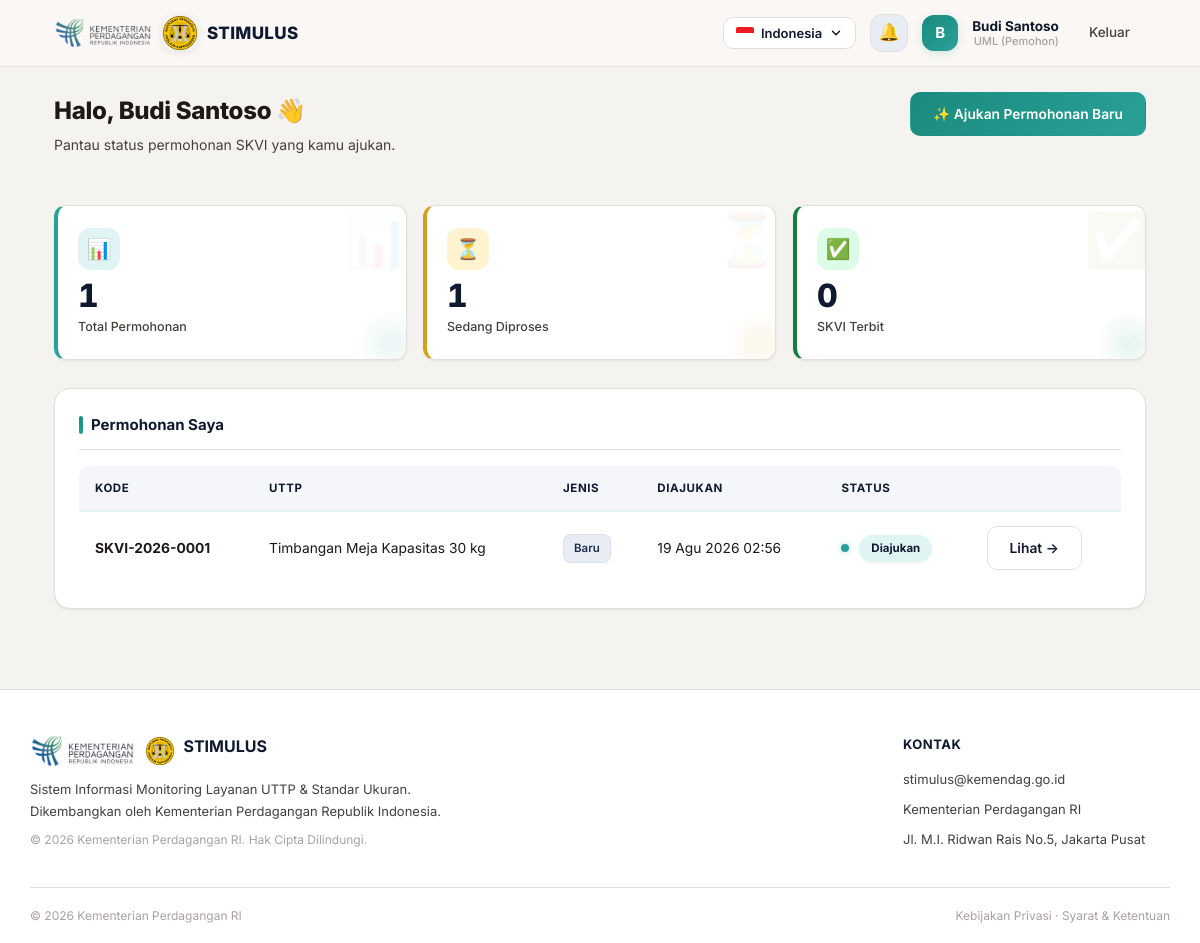
/dashboard.php (signed in), run on the app's committed database.
### tables this page shows
CREATE TABLE permohonan (
    id INT AUTO_INCREMENT PRIMARY KEY,
    kode_permohonan VARCHAR(30) NOT NULL UNIQUE,
    uml_id INT NOT NULL,
    jenis_permohonan ENUM('baru','tambah','kurang') NOT NULL,
    nama_uttp VARCHAR(180) NOT NULL,
    deskripsi TEXT,
    file_permohonan VARCHAR(255) DEFAULT NULL,

    status VARCHAR(40) NOT NULL DEFAULT 'diajukan',
     
     
     
     

    catatan_koordinator TEXT,
    catatan_verifikator TEXT,
    jadwal_zoom DATETIME DEFAULT NULL,
    hasil_penilaian TEXT,
    file_draft_skvi VARCHAR(255) DEFAULT NULL,

    nomor_skvi VARCHAR(60) DEFAULT NULL,
    file_skvi_final VARCHAR(255) DEFAULT NULL,

    created_at TIMESTAMP DEFAULT CURRENT_TIMESTAMP,
    updated_at TIMESTAMP DEFAULT CURRENT_TIMESTAMP ON UPDATE CURRENT_TIMESTAMP,

    FOREIGN KEY (uml_id) REFERENCES users(id)
);

### translations.php (called while the page is built, shortened)
<?php
function get_language(): string {
    return $_SESSION['lang'] ?? 'id';
}
function t(string $key): string {
    global $translations;
    $lang = get_language();
    $text = $translations[$lang][$key] ?? null;
    if ($text !== null) return $text;
    $source = $translations['id'][$key] ?? null;
    return auto_translate($source, $lang);
}

### functions.php (called while the page is built, shortened)
<?php
function status_label(string $status): string
{
    $key = 'status.' . $status;
    if (function_exists('t')) {
        $translated = t($key);
        if ($translated !== $key) return $translated;
    }
    $labels = [
        'diajukan'                => 'Diajukan',
        'verifikasi_administrasi' => 'Verifikasi Administrasi (Koordinator)',
        'dikembalikan_uml'        => 'Dikembalikan ke UML (Perlu Kelengkapan)',
        'verifikasi_berkas'       => 'Verifikasi Berkas (Verifikator)',
        'penilaian'               => 'Penilaian Zoom Meeting',
        'review_koordinator'      => 'Review Draft SKVI (Koordinator)',
        'review_ketua_tim'        => 'Review Draft SKVI (Ketua Tim)',
        'menunggu_ttd_direktur'   => 'Menunggu Tanda Tangan Direktur',
        'selesai'                 => 'Selesai - SKVI Terbit',
    ];
    return $labels[$status] ?? $status;
}
function status_badge_class(string $status): string
{
    $map = [
        'diajukan'                => 'badge-info',
        'verifikasi_administrasi' => 'badge-info',
        'dikembalikan_uml'        => 'badge-warning',
        'verifikasi_berkas'       => 'badge-info',
        'penilaian'               => 'badge-info',
        'review_koordinator'      => 'badge-info',
        'review_ketua_tim'        => 'badge-info',
        'menunggu_ttd_direktur'   => 'badge-info',
        'selesai'                 => 'badge-success',
    ];
    return $map[$status] ?? 'badge-info';
}
function jenis_label(string $jenis): string
{
    $key = 'jenis.' . $jenis;
    if (function_exists('t')) {
        $translated = t($key);
        if ($translated !== $key) return $translated;
    }
    $map = ['baru' => 'Baru', 'tambah' => 'Tambah Lingkup', 'kurang' => 'Kurangi Lingkup'];
    return $map[$jenis] ?? $jenis;
}
function format_tanggal(?string $datetime): string
{
    $bulan = ['01'=>'Jan','02'=>'Feb','03'=>'Mar','04'=>'Apr','05'=>'Mei','06'=>'Jun',
              '07'=>'Jul','08'=>'Agu','09'=>'Sep','10'=>'Okt','11'=>'Nov','12'=>'Des'];
    $ts = strtotime($datetime);
    return date('d', $ts) . ' ' . $bulan[date('m', $ts)] . ' ' . date('Y H:i', $ts);
}

### dashboard.php (the view, shortened to what this page needs)
<?php
require_once 'config.php';
require_once 'includes/functions.php';
$role   = current_role();
$userId = current_user_id();
if ($role === 'uml') {
    $stmt = $pdo->prepare('SELECT * FROM permohonan WHERE uml_id = ? ORDER BY created_at DESC');
    $stmt->execute([$userId]);
    $daftar = $stmt->fetchAll();
    $total   = count($daftar);
    $selesai = count(array_filter($daftar, fn($p) => $p['status'] === 'selesai'));
    $proses  = $total - $selesai;
}
require 'includes/header.php';
?>
<div class="page-header-row">
    <div class="page-header">
        <h1><span data-t="db.halo"><?= t('db.halo') ?></span>, <?= htmlspecialchars($_SESSION['nama']) ?> <span class="wave-emoji">👋</span></h1>
        <p data-t="<?= $role === 'uml' ? 'db.subtitle_uml' : 'db.subtitle_nonuml' ?>"><?= $role === 'uml'
            ? t('db.subtitle_uml')
            : t('db.subtitle_nonuml') ?></p>
    </div>
    <?php if ($role === 'uml'): ?>
        <a href="permohonan_baru.php" class="btn btn-primary btn-pill" data-t="db.btn_ajukan"><?= t('db.btn_ajukan') ?></a>
    <?php endif; ?>
</div>
<?php if ($role === 'uml'): ?>
    <div class="stat-grid">
        <div class="stat-card accent-teal" data-icon="📊">
            <div class="stat-icon">📊</div>
            <div class="stat-value" data-count="<?= $total ?>"><?= $total ?></div>
            <div class="stat-label" data-t="db.stat_total"><?= t('db.stat_total') ?></div>
        </div>
        <div class="stat-card accent-amber" data-icon="⏳">
            <div class="stat-icon">⏳</div>
            <div class="stat-value" data-count="<?= $proses ?>"><?= $proses ?></div>
            <div class="stat-label" data-t="db.stat_proses"><?= t('db.stat_proses') ?></div>
        </div>
        <div class="stat-card accent-green" data-icon="✅">
            <div class="stat-icon">✅</div>
            <div class="stat-value" data-count="<?= $selesai ?>"><?= $selesai ?></div>
            <div class="stat-label" data-t="db.stat_terbit"><?= t('db.stat_terbit') ?></div>
        </div>
    </div>
    <div class="card reveal">
        <div class="card-title" data-t="db.card_saya"><?= t('db.card_saya') ?></div>
        <div class="table-wrap">
        <table class="data-table">
            <thead><tr>
                <th data-t="db.th_kode"><?= t('db.th_kode') ?></th><th data-t="db.th_uttp"><?= t('db.th_uttp') ?></th><th data-t="db.th_jenis"><?= t('db.th_jenis') ?></th><th data-t="db.th_diajukan"><?= t('db.th_diajukan') ?></th><th data-t="db.th_status"><?= t('db.th_status') ?></th><th></th>
            </tr></thead>
            <tbody>
            <?php foreach ($daftar as $p): ?>
                <tr>
                    <td><strong><?= htmlspecialchars($p['kode_permohonan']) ?></strong></td>
                    <td><?= htmlspecialchars($p['nama_uttp']) ?></td>
                    <td><span class="jenis-tag"><?= jenis_label($p['jenis_permohonan']) ?></span></td>
                    <td><?= format_tanggal($p['created_at']) ?></td>
                    <td>
                        <?php
                        $dotClass = 'info';
                        ?>
                        <span class="status-dot <?= $dotClass ?>"></span>
                        <span class="badge <?= status_badge_class($p['status']) ?>"><?= status_label($p['status']) ?></span>
                    </td>
                    <td><a href="permohonan_detail.php?id=<?= $p['id'] ?>" class="btn btn-secondary btn-sm"><?= t('db.btn_lihat') ?></a></td>
                </tr>
            <?php endforeach; ?>
            </tbody>
        </table>
        </div>
    </div>
<?php endif; ?>
<?php require 'includes/footer.php'; ?>

### header.php (style rules this page uses)
.btn { display:inline-flex;align-items:center;justify-content:center;gap:7px;padding:10px 22px;border-radius:10px;font-size:13.8px;font-weight:600;border:1px solid transparent;cursor:pointer;text-decoration:none;transition:all .25s cubic-bezier(.4,0,.2,1);position:relative;overflow:hidden }
.btn-secondary { background:#fff;color:#0F1A2E;border-color:#E2E0DC }

### data on the page
permohonan: status "1", status "0", kode_permohonan "SKVI-2026-0001", nama_uttp "Timbangan Meja Kapasitas 30 kg", jenis_permohonan "Baru", created_at "19 Agu 2026 02:56", status "Diajukan"

### other printed values
APP_NAME "STIMULUS"
t('lang.id') "Indonesia"
substr($_SESSION['nama'], 0, 1) "B"
$_SESSION['nama'] "Budi Santoso"
role_label($_SESSION['role']) "UML (Pemohon)"
t('nav.keluar') "Keluar"
t('db.halo') "Halo"
t('db.subtitle_uml') "Pantau status permohonan SKVI yang kamu ajukan."
t('db.btn_ajukan') "✨ Ajukan Permohonan Baru"
$total "1"
t('db.stat_total') "Total Permohonan"
t('db.stat_proses') "Sedang Diproses"
t('db.stat_terbit') "SKVI Terbit"
t('db.card_saya') "Permohonan Saya"
t('db.th_kode') "KODE"
